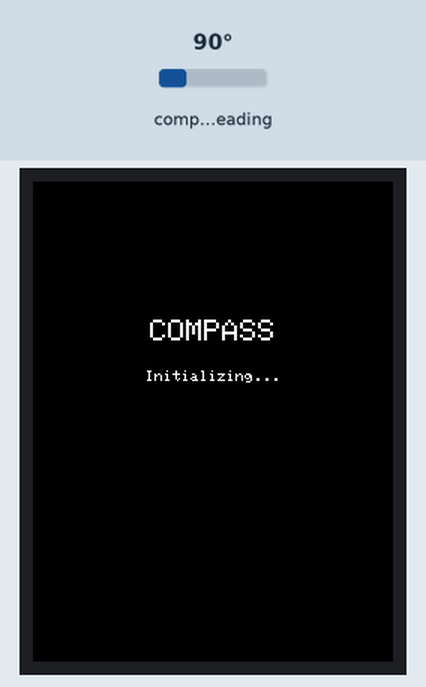
A sketch run on a simulated ESP32. Parts: 240×320 colour display. Wiring (inferred from the names in the program): QMC5883L compass at I2C address 0x0D. Inputs (shaded band) come from the test bench; at power-on: compass heading 90°. What the sketch prints to the serial monitor is not drawn.

Above: at 0.4 s.
At 2.2 s:
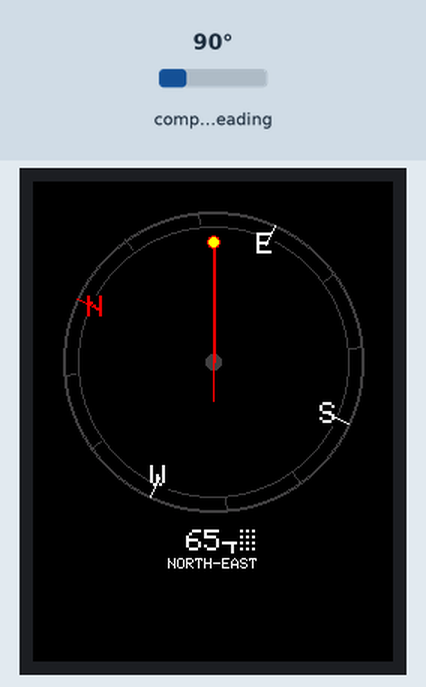
2.3 s: compass heading set to 180°
At 2.95 s:
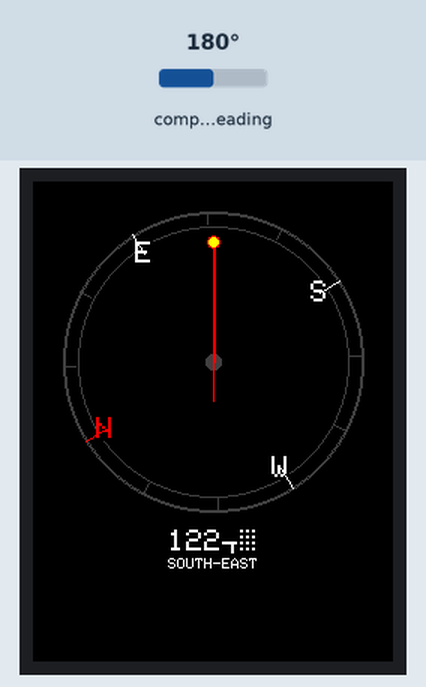
4.8 s: compass heading set to 269°
At 5.33 s:
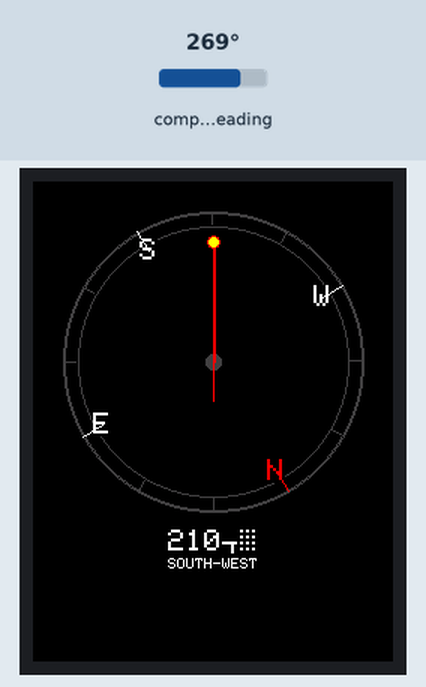
7.2 s: compass heading set to 7°
At 13.2 s:
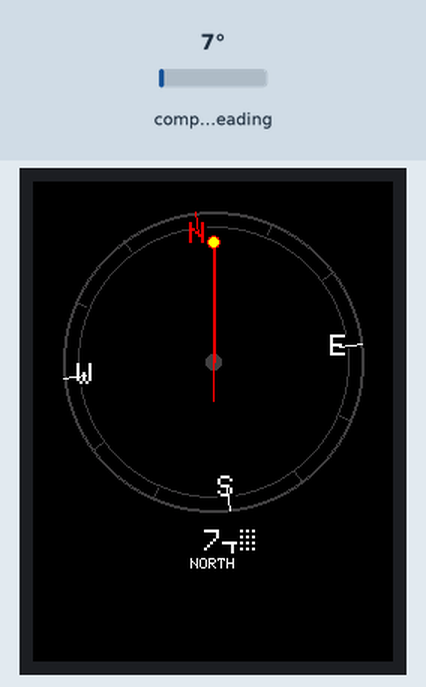
Timing chart, 0 to 14.7 s (numbered marks = the images above; inputs shaded):
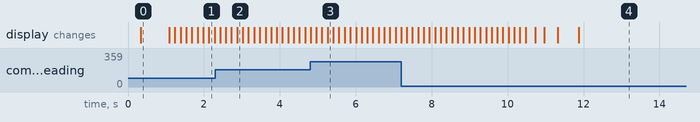

The sketch:

compass_display.ino
```cpp
/*
 * Compass Display with TFT Round Display
 * Combines QMC5883L compass sensor with TFT_eSPI display
 * Shows real-time compass heading with visual interface
 */

#include <Wire.h>
#include <TFT_eSPI.h>

// Sensor I2C Address
#define COMPASS_ADDR 0x0D

// QMC5883L Register Addresses
#define REG_DATA_X_LSB  0x00
#define REG_DATA_X_MSB  0x01
#define REG_DATA_Y_LSB  0x02
#define REG_DATA_Y_MSB  0x03
#define REG_DATA_Z_LSB  0x04
#define REG_DATA_Z_MSB  0x05
#define REG_STATUS      0x06
#define REG_TEMP_LSB    0x07
#define REG_TEMP_MSB    0x08
#define REG_CONTROL1    0x09
#define REG_CONTROL2    0x0A
#define REG_SET_RESET   0x0B

// Control Register 1 Settings
#define MODE_CONTINUOUS 0x01
#define ODR_200HZ       0x0C
#define RNG_8G          0x10
#define OSR_512         0x00

// Display settings for round display
#define SCREEN_WIDTH  240
#define SCREEN_HEIGHT 240
#define CENTER_X      120
#define CENTER_Y      120
#define COMPASS_RADIUS 100
#define NEEDLE_LENGTH  80

// Colors
#define COLOR_BACKGROUND  0x0000  // Black
#define COLOR_COMPASS     0x2945  // Dark blue-grey
#define COLOR_CARDINAL    0xF800  // Red for N/S/E/W
#define COLOR_TEXT        0xFFFF  // White
#define COLOR_NEEDLE      0xF800  // Red
#define COLOR_NEEDLE_TIP  0xFFE0  // Yellow
#define COLOR_CIRCLE      0x4208  // Grey

// Compass data structure
struct CompassData {
  int16_t x;
  int16_t y;
  int16_t z;
  float heading;
  float smoothedHeading;
};

CompassData compass;
TFT_eSPI tft = TFT_eSPI();

// Smoothing variables
float lastHeading = 0;
const float SMOOTHING_FACTOR = 0.15; // Lower = smoother but slower response

void setup() {
  Serial.begin(115200);
  delay(100);

  Serial.println("Compass Display Initializing...");

  // Initialize display
  tft.init();
  tft.setRotation(0); // Adjust based on your display orientation
  tft.fillScreen(COLOR_BACKGROUND);

  // Show initialization message
  tft.setTextColor(COLOR_TEXT, COLOR_BACKGROUND);
  tft.setTextDatum(MC_DATUM); // Middle center
  tft.setTextSize(2);
  tft.drawString("COMPASS", CENTER_X, CENTER_Y - 20);
  tft.setTextSize(1);
  tft.drawString("Initializing...", CENTER_X, CENTER_Y + 10);

  // Initialize I2C
  Wire.begin();
  delay(100);

  // Check if sensor is connected
  if (!checkSensor()) {
    Serial.println("ERROR: Compass sensor not found!");
    tft.fillScreen(TFT_RED);
    tft.setTextColor(TFT_WHITE, TFT_RED);
    tft.drawString("SENSOR ERROR", CENTER_X, CENTER_Y - 10);
    tft.drawString("Check wiring", CENTER_X, CENTER_Y + 10);
    while (1) {
      delay(1000);
    }
  }

  Serial.println("Compass sensor detected!");

  // Initialize sensor
  if (!initSensor()) {
    Serial.println("ERROR: Failed to initialize sensor!");
    tft.fillScreen(TFT_RED);
    tft.setTextColor(TFT_WHITE, TFT_RED);
    tft.drawString("INIT ERROR", CENTER_X, CENTER_Y);
    while (1) {
      delay(1000);
    }
  }

  Serial.println("Sensor initialized successfully");
  delay(500);

  // Draw static compass elements
  drawCompassBase();

  Serial.println("Starting compass display...");
}

void loop() {
  // Read compass data
  if (readCompass()) {
    // Calculate heading
    calculateHeading();

    // Smooth the heading for better visual stability
    smoothHeading();

    // Update display
    updateCompassDisplay();

    // Print to serial for debugging
    printCompassData();
  } else {
    Serial.println("ERROR: Failed to read compass data");
  }

  delay(100); // Update every 100ms
}

// Check if sensor is present on I2C bus
bool checkSensor() {
  Wire.beginTransmission(COMPASS_ADDR);
  byte error = Wire.endTransmission();
  return (error == 0);
}

// Initialize the compass sensor
bool initSensor() {
  writeRegister(REG_SET_RESET, 0x01);
  delay(10);

  uint8_t ctrl1 = MODE_CONTINUOUS | ODR_200HZ | RNG_8G | OSR_512;
  writeRegister(REG_CONTROL1, ctrl1);
  delay(10);

  uint8_t readBack = readRegister(REG_CONTROL1);
  return (readBack == ctrl1);
}

// Read compass data from sensor
bool readCompass() {
  Wire.beginTransmission(COMPASS_ADDR);
  Wire.write(REG_DATA_X_LSB);
  if (Wire.endTransmission() != 0) {
    return false;
  }

  Wire.requestFrom(COMPASS_ADDR, 6);
  if (Wire.available() < 6) {
    return false;
  }

  uint8_t xLSB = Wire.read();
  uint8_t xMSB = Wire.read();
  compass.x = (int16_t)((xMSB << 8) | xLSB);

  uint8_t yLSB = Wire.read();
  uint8_t yMSB = Wire.read();
  compass.y = (int16_t)((yMSB << 8) | yLSB);

  uint8_t zLSB = Wire.read();
  uint8_t zMSB = Wire.read();
  compass.z = (int16_t)((zMSB << 8) | zLSB);

  return true;
}

// Calculate heading in degrees (0-360)
void calculateHeading() {
  float heading = atan2((float)compass.y, (float)compass.x);
  heading = heading * 180.0 / PI;

  if (heading < 0) {
    heading += 360;
  }

  compass.heading = heading;
}

// Smooth heading for stable display
void smoothHeading() {
  // Handle 360/0 degree boundary
  float diff = compass.heading - lastHeading;
  if (diff > 180) {
    diff -= 360;
  } else if (diff < -180) {
    diff += 360;
  }

  compass.smoothedHeading = lastHeading + diff * SMOOTHING_FACTOR;

  // Normalize
  if (compass.smoothedHeading < 0) {
    compass.smoothedHeading += 360;
  } else if (compass.smoothedHeading >= 360) {
    compass.smoothedHeading -= 360;
  }

  lastHeading = compass.smoothedHeading;
}

// Draw the static compass base (only called once)
void drawCompassBase() {
  tft.fillScreen(COLOR_BACKGROUND);

  // Draw outer circle
  tft.drawCircle(CENTER_X, CENTER_Y, COMPASS_RADIUS, COLOR_CIRCLE);
  tft.drawCircle(CENTER_X, CENTER_Y, COMPASS_RADIUS - 1, COLOR_CIRCLE);

  // Draw inner circle
  tft.drawCircle(CENTER_X, CENTER_Y, COMPASS_RADIUS - 10, COLOR_CIRCLE);

  // Draw cardinal direction markers and labels
  drawCardinalMarkers();

  // Draw center dot
  tft.fillCircle(CENTER_X, CENTER_Y, 5, COLOR_CIRCLE);
}

// Draw cardinal direction markers (N, S, E, W)
void drawCardinalMarkers() {
  tft.setTextDatum(MC_DATUM);
  tft.setTextSize(2);

  // North (0°)
  tft.setTextColor(COLOR_CARDINAL, COLOR_BACKGROUND);
  tft.drawString("N", CENTER_X, CENTER_Y - COMPASS_RADIUS + 15);
  drawTick(0, 15, COLOR_CARDINAL);

  // East (90°)
  tft.setTextColor(COLOR_TEXT, COLOR_BACKGROUND);
  tft.drawString("E", CENTER_X + COMPASS_RADIUS - 15, CENTER_Y);
  drawTick(90, 15, COLOR_TEXT);

  // South (180°)
  tft.drawString("S", CENTER_X, CENTER_Y + COMPASS_RADIUS - 15);
  drawTick(180, 15, COLOR_TEXT);

  // West (270°)
  tft.drawString("W", CENTER_X - COMPASS_RADIUS + 15, CENTER_Y);
  drawTick(270, 15, COLOR_TEXT);

  // Draw intermediate ticks
  tft.setTextSize(1);
  for (int angle = 0; angle < 360; angle += 30) {
    if (angle % 90 != 0) { // Skip cardinal directions
      drawTick(angle, 8, COLOR_CIRCLE);
    }
  }
}

// Draw a tick mark at specified angle
void drawTick(float angle, int length, uint16_t color) {
  float rad = (angle - 90) * PI / 180.0;
  int x1 = CENTER_X + (COMPASS_RADIUS - length) * cos(rad);
  int y1 = CENTER_Y + (COMPASS_RADIUS - length) * sin(rad);
  int x2 = CENTER_X + COMPASS_RADIUS * cos(rad);
  int y2 = CENTER_Y + COMPASS_RADIUS * sin(rad);
  tft.drawLine(x1, y1, x2, y2, color);
}

// Update compass display with new heading
void updateCompassDisplay() {
  static float lastDisplayHeading = -1;

  // Only update if heading changed significantly (reduces flicker)
  if (abs(compass.smoothedHeading - lastDisplayHeading) < 0.5) {
    return;
  }

  // Redraw the rotating compass rose
  drawRotatingCompass(compass.smoothedHeading);

  // Draw static needle pointing up
  drawStaticNeedle();

  // Update heading text
  displayHeadingText();

  lastDisplayHeading = compass.smoothedHeading;
}

// Draw static needle pointing up (showing our heading direction)
void drawStaticNeedle() {
  // Needle always points straight up (0 degrees / North position)
  int needleX = CENTER_X;
  int needleY = CENTER_Y - NEEDLE_LENGTH;

  // Draw main needle line (thicker) - pointing up
  tft.drawLine(CENTER_X, CENTER_Y, needleX, needleY, COLOR_NEEDLE);
  tft.drawLine(CENTER_X + 1, CENTER_Y, needleX + 1, needleY, COLOR_NEEDLE);
  tft.drawLine(CENTER_X, CENTER_Y + 1, needleX, needleY + 1, COLOR_NEEDLE);

  // Draw needle tip (make it stand out)
  tft.fillCircle(needleX, needleY, 4, COLOR_NEEDLE_TIP);
  tft.drawCircle(needleX, needleY, 4, COLOR_NEEDLE);

  // Draw opposite end of needle (shorter) - pointing down
  int backX = CENTER_X;
  int backY = CENTER_Y + (NEEDLE_LENGTH / 3);
  tft.drawLine(CENTER_X, CENTER_Y, backX, backY, COLOR_NEEDLE);
}

// Draw rotating compass rose based on heading
void drawRotatingCompass(float heading) {
  // Clear the compass area (but not the text area at bottom)
  tft.fillCircle(CENTER_X, CENTER_Y, COMPASS_RADIUS + 2, COLOR_BACKGROUND);

  // Draw outer circle
  tft.drawCircle(CENTER_X, CENTER_Y, COMPASS_RADIUS, COLOR_CIRCLE);
  tft.drawCircle(CENTER_X, CENTER_Y, COMPASS_RADIUS - 1, COLOR_CIRCLE);

  // Draw inner circle
  tft.drawCircle(CENTER_X, CENTER_Y, COMPASS_RADIUS - 10, COLOR_CIRCLE);

  // Draw rotated cardinal direction markers and labels
  drawRotatedCardinalMarkers(heading);

  // Draw center dot
  tft.fillCircle(CENTER_X, CENTER_Y, 5, COLOR_CIRCLE);
}

// Draw cardinal direction markers rotated by the heading
void drawRotatedCardinalMarkers(float heading) {
  tft.setTextDatum(MC_DATUM);
  tft.setTextSize(2);

  // The compass rose rotates opposite to our heading
  // If we're facing 90° (East), North should be rotated 90° counter-clockwise (to the left)
  float rotation = -heading;

  // North (0°) - Red
  float northAngle = rotation;
  drawRotatedLabel("N", northAngle, COLOR_CARDINAL);
  drawRotatedTick(northAngle, 15, COLOR_CARDINAL);

  // East (90°)
  float eastAngle = rotation + 90;
  drawRotatedLabel("E", eastAngle, COLOR_TEXT);
  drawRotatedTick(eastAngle, 15, COLOR_TEXT);

  // South (180°)
  float southAngle = rotation + 180;
  drawRotatedLabel("S", southAngle, COLOR_TEXT);
  drawRotatedTick(southAngle, 15, COLOR_TEXT);

  // West (270°)
  float westAngle = rotation + 270;
  drawRotatedLabel("W", westAngle, COLOR_TEXT);
  drawRotatedTick(westAngle, 15, COLOR_TEXT);

  // Draw intermediate ticks
  tft.setTextSize(1);
  for (int angle = 0; angle < 360; angle += 30) {
    if (angle % 90 != 0) { // Skip cardinal directions
      drawRotatedTick(rotation + angle, 8, COLOR_CIRCLE);
    }
  }
}

// Draw a label at a rotated position
void drawRotatedLabel(const char* label, float angle, uint16_t color) {
  float rad = (angle - 90) * PI / 180.0;
  int labelX = CENTER_X + (COMPASS_RADIUS - 15) * cos(rad);
  int labelY = CENTER_Y + (COMPASS_RADIUS - 15) * sin(rad);

  tft.setTextColor(color, COLOR_BACKGROUND);
  tft.drawString(label, labelX, labelY);
}

// Draw a tick mark at rotated angle
void drawRotatedTick(float angle, int length, uint16_t color) {
  float rad = (angle - 90) * PI / 180.0;
  int x1 = CENTER_X + (COMPASS_RADIUS - length) * cos(rad);
  int y1 = CENTER_Y + (COMPASS_RADIUS - length) * sin(rad);
  int x2 = CENTER_X + COMPASS_RADIUS * cos(rad);
  int y2 = CENTER_Y + COMPASS_RADIUS * sin(rad);
  tft.drawLine(x1, y1, x2, y2, color);
}

// Display heading text at bottom
void displayHeadingText() {
  // Clear text area
  tft.fillRect(CENTER_X - 60, CENTER_Y + COMPASS_RADIUS + 10, 120, 30, COLOR_BACKGROUND);

  // Display numeric heading
  tft.setTextColor(COLOR_TEXT, COLOR_BACKGROUND);
  tft.setTextDatum(MC_DATUM);
  tft.setTextSize(2);

  char headingStr[10];
  sprintf(headingStr, "%3.0f°", compass.smoothedHeading);
  tft.drawString(headingStr, CENTER_X, CENTER_Y + COMPASS_RADIUS + 20);

  // Display direction
  tft.setTextSize(1);
  tft.drawString(getDirection(), CENTER_X, CENTER_Y + COMPASS_RADIUS + 35);
}

// Get compass direction (N, NE, E, SE, S, SW, W, NW)
String getDirection() {
  float heading = compass.smoothedHeading;

  if (heading >= 337.5 || heading < 22.5) return "NORTH";
  else if (heading >= 22.5 && heading < 67.5) return "NORTH-EAST";
  else if (heading >= 67.5 && heading < 112.5) return "EAST";
  else if (heading >= 112.5 && heading < 157.5) return "SOUTH-EAST";
  else if (heading >= 157.5 && heading < 202.5) return "SOUTH";
  else if (heading >= 202.5 && heading < 247.5) return "SOUTH-WEST";
  else if (heading >= 247.5 && heading < 292.5) return "WEST";
  else if (heading >= 292.5 && heading < 337.5) return "NORTH-WEST";

  return "UNKNOWN";
}

// Print compass data to serial (for debugging)
void printCompassData() {
  static unsigned long lastPrint = 0;
  if (millis() - lastPrint < 500) return; // Print every 500ms
  lastPrint = millis();

  Serial.print("X: ");
  Serial.print(compass.x);
  Serial.print("\tY: ");
  Serial.print(compass.y);
  Serial.print("\tZ: ");
  Serial.print(compass.z);
  Serial.print("\t| Heading: ");
  Serial.print(compass.smoothedHeading, 1);
  Serial.print("° (");
  Serial.print(getDirection());
  Serial.println(")");
}

// Write a byte to a register
void writeRegister(uint8_t reg, uint8_t value) {
  Wire.beginTransmission(COMPASS_ADDR);
  Wire.write(reg);
  Wire.write(value);
  Wire.endTransmission();
}

// Read a byte from a register
uint8_t readRegister(uint8_t reg) {
  Wire.beginTransmission(COMPASS_ADDR);
  Wire.write(reg);
  Wire.endTransmission();

  Wire.requestFrom(COMPASS_ADDR, 1);
  if (Wire.available()) {
    return Wire.read();
  }
  return 0;
}
```

Measured:
- what the display in image 0 shows lasts 0.8 s, from 0.3 s to 1.1 s
